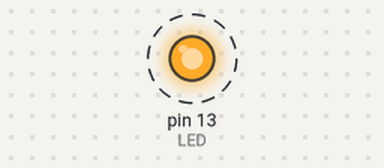
A sketch run on a simulated Arduino Uno, built with avr-gcc and run on an emulated ATmega328P. Parts: output pins drawn as LEDs (lit = HIGH). Dashed ring = blinking.

Above: at 0.02 s.
Timing chart, 0 to 3.0 s (numbered marks = the images above):
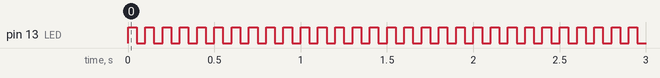

Measured:
- by itself, pin 13 (LED): alternates HIGH for 0.05 s and LOW for 0.05 s

The sketch:

blink_led.ino
```cpp
// insert the anode (the longer pin) of the LED
// into socket 13, insert the cathode (the
// shorter pin) into the GND (ground) socket on
// the Arduino Uno board.
const int LED = 13;
const int DELAY = 50;

void setup() {
  // put your setup code here, to run once
  // -------------------------------------
  //
  // set the LED pin to output mode
  pinMode(LED, OUTPUT);
}

void loop() {
  // put your main code here, to run repeatedly
  // ------------------------------------------
  //
  // turn the LED on
  digitalWrite(LED, HIGH);
  // wait
  delay(DELAY);
  // turn the LED off
  digitalWrite(LED, LOW);
  // wait
  delay(DELAY);
}
```
